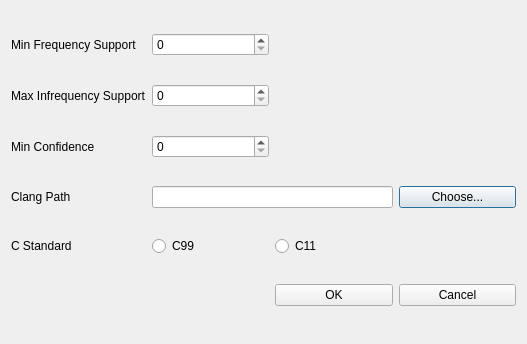
<?xml version="1.0" encoding="UTF-8"?>
<ui version="4.0">
 <class>SettingDialog</class>
 <widget class="QDialog" name="SettingDialog">
  <property name="geometry">
   <rect>
    <x>0</x>
    <y>0</y>
    <width>527</width>
    <height>344</height>
   </rect>
  </property>
  <property name="windowTitle">
   <string>Settings</string>
  </property>
  <layout class="QGridLayout" name="gridLayout">
   <item row="0" column="0">
    <widget class="QLabel" name="mfsLabel">
     <property name="text">
      <string>Min Frequency Support</string>
     </property>
     <property name="buddy">
      <cstring>mfsSpinBox</cstring>
     </property>
    </widget>
   </item>
   <item row="0" column="1">
    <widget class="QSpinBox" name="mfsSpinBox"/>
   </item>
   <item row="1" column="0">
    <widget class="QLabel" name="misLabel">
     <property name="text">
      <string>Max Infrequency Support</string>
     </property>
     <property name="buddy">
      <cstring>misSpinBox</cstring>
     </property>
    </widget>
   </item>
   <item row="1" column="1">
    <widget class="QSpinBox" name="misSpinBox"/>
   </item>
   <item row="2" column="0">
    <widget class="QLabel" name="minconfLabel">
     <property name="text">
      <string>Min Confidence</string>
     </property>
     <property name="buddy">
      <cstring>minconfSpinBox</cstring>
     </property>
    </widget>
   </item>
   <item row="2" column="1">
    <widget class="QSpinBox" name="minconfSpinBox"/>
   </item>
   <item row="3" column="0">
    <widget class="QLabel" name="clangLabel">
     <property name="text">
      <string>Clang Path</string>
     </property>
     <property name="buddy">
      <cstring>pathLineEdit</cstring>
     </property>
    </widget>
   </item>
   <item row="3" column="1" colspan="2">
    <widget class="QLineEdit" name="pathLineEdit"/>
   </item>
   <item row="3" column="3">
    <widget class="QPushButton" name="clangPathButton">
     <property name="text">
      <string>Choose...</string>
     </property>
    </widget>
   </item>
   <item row="4" column="0">
    <widget class="QLabel" name="cStdLabel">
     <property name="text">
      <string>C Standard</string>
     </property>
    </widget>
   </item>
   <item row="4" column="1">
    <widget class="QRadioButton" name="c99RadioButton">
     <property name="text">
      <string>C99</string>
     </property>
    </widget>
   </item>
   <item row="4" column="2">
    <widget class="QRadioButton" name="c11RadioButton">
     <property name="text">
      <string>C11</string>
     </property>
    </widget>
   </item>
   <item row="5" column="2">
    <widget class="QPushButton" name="okButton">
     <property name="text">
      <string>OK</string>
     </property>
    </widget>
   </item>
   <item row="5" column="3">
    <widget class="QPushButton" name="cancelButton">
     <property name="text">
      <string>Cancel</string>
     </property>
    </widget>
   </item>
  </layout>
 </widget>
 <tabstops>
  <tabstop>mfsSpinBox</tabstop>
  <tabstop>misSpinBox</tabstop>
  <tabstop>minconfSpinBox</tabstop>
  <tabstop>pathLineEdit</tabstop>
  <tabstop>clangPathButton</tabstop>
  <tabstop>c99RadioButton</tabstop>
  <tabstop>c11RadioButton</tabstop>
  <tabstop>okButton</tabstop>
  <tabstop>cancelButton</tabstop>
 </tabstops>
 <resources/>
 <connections>
  <connection>
   <sender>okButton</sender>
   <signal>clicked()</signal>
   <receiver>SettingDialog</receiver>
   <slot>accept()</slot>
   <hints>
    <hint type="sourcelabel">
     <x>257</x>
     <y>271</y>
    </hint>
    <hint type="destinationlabel">
     <x>199</x>
     <y>149</y>
    </hint>
   </hints>
  </connection>
  <connection>
   <sender>cancelButton</sender>
   <signal>clicked()</signal>
   <receiver>SettingDialog</receiver>
   <slot>reject()</slot>
   <hints>
    <hint type="sourcelabel">
     <x>347</x>
     <y>271</y>
    </hint>
    <hint type="destinationlabel">
     <x>199</x>
     <y>149</y>
    </hint>
   </hints>
  </connection>
 </connections>
</ui>
